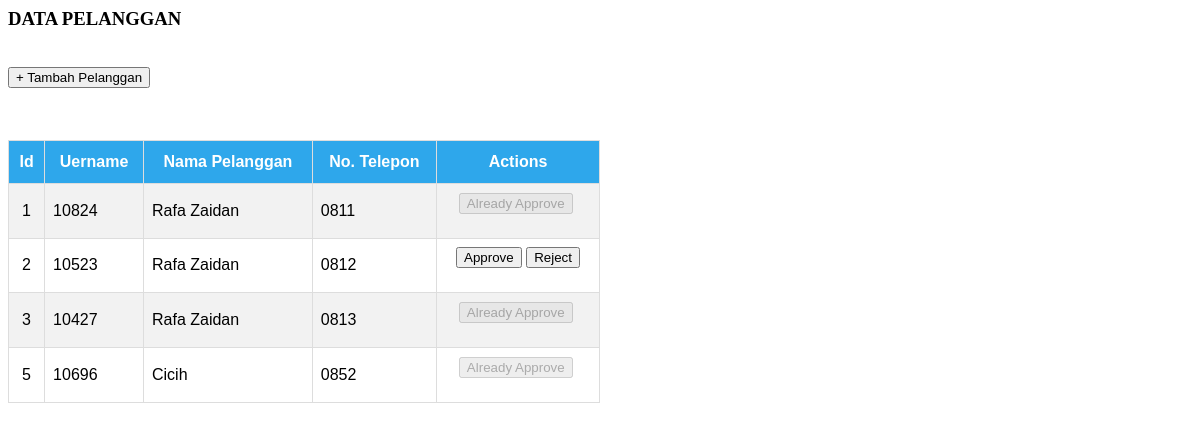
The app's page /apps/pelanggan/list-pelangganbaru.php (signed in) with its own data.
### tables this page shows
CREATE TABLE `tbregister` (
  `kd_user` int(11) NOT NULL AUTO_INCREMENT,
  `username` varchar(50) NOT NULL,
  `password` varchar(255) NOT NULL,
  `name` varchar(80) NOT NULL,
  `level` varchar(2) NOT NULL,
  `telp` varchar(255) DEFAULT NULL,
  `photo` varchar(100) DEFAULT NULL,
  `status` varchar(1) DEFAULT NULL,
  PRIMARY KEY (`kd_user`),
  UNIQUE KEY `Username` (`username`)
);

### apps/lib/controller.php (called while the page is built, shortened)
<?php
$db_host = "db";
$db_user = "root";
$db_pass = "password";
$db_name = "listrik";
try {
    $db = new PDO("mysql:host=$db_host;dbname=$db_name", $db_user, $db_pass);
} catch(PDOException $e) {
    die("Terjadi masalah: " . $e->getMessage());
}
class ambil {
    public function select($table,$field,$condition){
        global $db;
        $ambil=$db->prepare("SELECT * FROM $table WHERE $field $condition");
        $ambil->execute();
        while ($row = $ambil->fetch()){
            $data[] = $row;
        }
        return $data;
    }
}
class pelanggan {
    public function pelanggan(){
        global $db;
        $ambil=$db->prepare("SELECT * FROM tbpelanggan p JOIN tbtarif t ON p.KodeTarif = t.KodeTarif");
        $ambil->execute();
        while($row=$ambil->fetch()){
            $data[] = $row;
        }
        return $data;
    }
}
?>

### apps/pelanggan/list-pelangganbaru.php (the view, shortened to what this page needs)
<?php
require_once("lib/controller.php");
$cmd = new pelanggan();
?>
            <h3>DATA PELANGGAN</h3>
            <form action='superadmin.php?page=tambahpelanggan' method='post'>
                <input  type='submit' name='submit' value='+ Tambah Pelanggan'>
            </form>
            <?php
                $cmd = new ambil();
                $rows = $cmd->select("tbregister","kd_user","!=0");
                echo "<table id='pelangganbaru' border= 1'>
                <tr>
                <th>Id</th>
                <th>Uername</th>
                <th>Nama Pelanggan</th>
                <th>No. Telepon</th>
                <th>Actions</th>
                </tr>";
                foreach($rows as $row)
                {
                echo "<tr>";
                echo "<td><center>" . $row['kd_user'] . "</td>";
                echo "<td>" . $row['username'] . "</td>";
                echo "<td>" . $row['name'] . "</td>";
                echo "<td>" . $row['telp'] . "</td>";
                $status = $row['status'];
                  if ($status == '0'){
                  echo "<td><center><form method='post' action='' style='display:inline-block'>
                    <input type='submit' name='approve' value='Approve' />
                    <input type='hidden' name='kd_user' value=".$row['kd_user']." />
                    </form>
                    <form method='post' action='' style='display:inline-block'>
                    <input type='submit' name='delete' value='Reject' />
                    <input type='hidden' name='kd_user' value=".$row['kd_user']." />
                    </form ></td>"
                    ;
                  }else {
                  echo "<td><center><form method='post' action='' style='display:inline-block'>
                    <input type='submit' name='approve' value='Already Approve' disabled/>
                    <input type='hidden' name='kd_user' value=".$row['kd_user']." />
                    </form>
                    <form method='post' action='' style='display:inline-block'>
                    <input type='submit' name='delete' value='Reject' hidden/>
                    <input type='hidden' name='kd_user' value=".$row['kd_user']." />
                    </form ></td>"
                    ;
                  }
                echo "</tr>";
                }
                echo "</table>";
            ?>

### records on screen
tbregister: kd_user "1", username "10824", name "Rafa Zaidan", telp "0811"
tbregister: kd_user "2", username "10523", name "Rafa Zaidan", telp "0812"
tbregister: kd_user "3", username "10427", name "Rafa Zaidan", telp "0813"
tbregister: kd_user "5", username "10696", name "Cicih", telp "0852"
